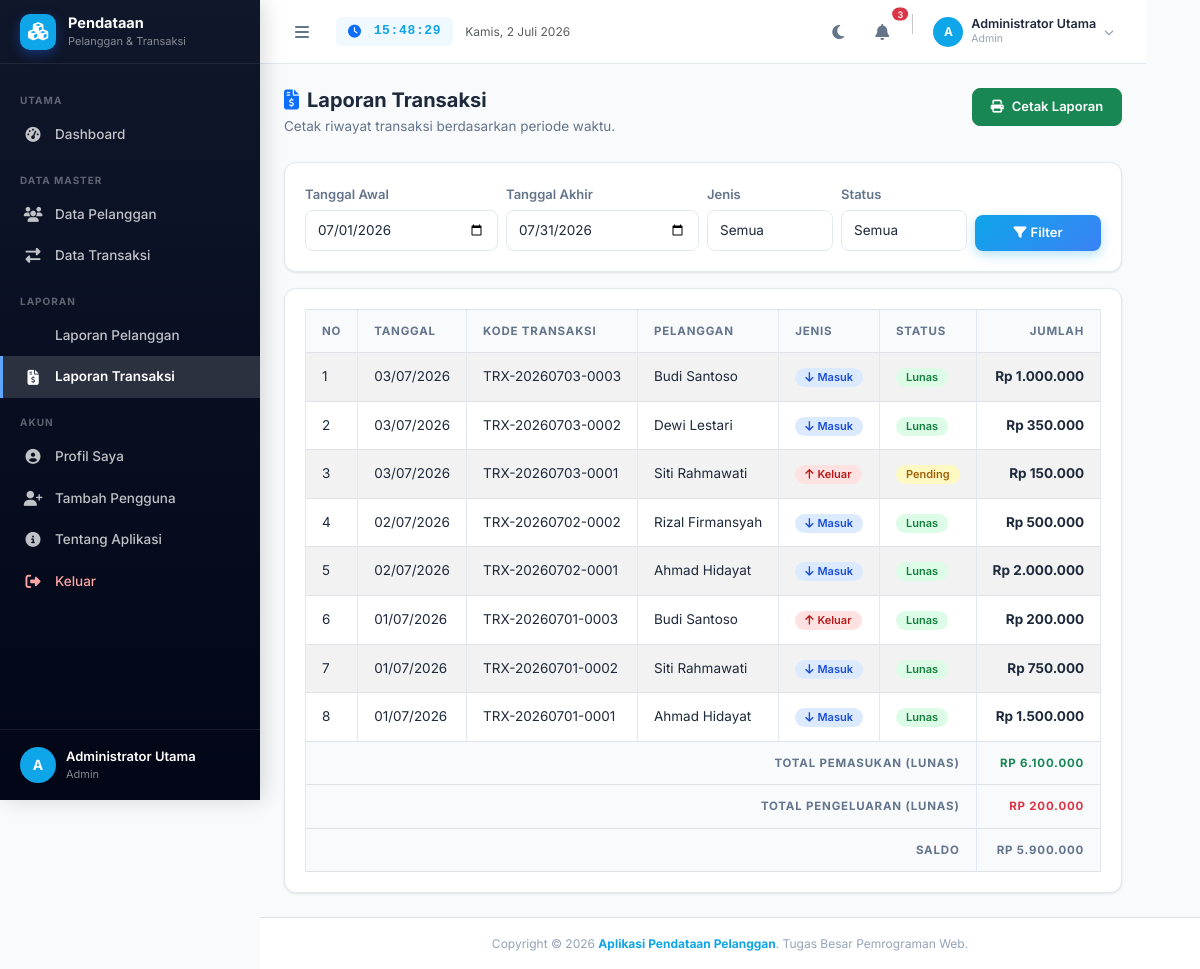
Screenshot of /laporan/transaksi.php (signed in) with the database file from the repository.
### tables this page shows
CREATE TABLE IF NOT EXISTS `transaksi` (
  `id_transaksi`   INT(11)      NOT NULL AUTO_INCREMENT,
  `kode_transaksi` VARCHAR(20)  NOT NULL,
  `id_pelanggan`   INT(11)      NOT NULL,
  `tanggal`        DATE         NOT NULL,
  `jenis_transaksi` ENUM('Pemasukan','Pengeluaran') NOT NULL,
  `jumlah`         DECIMAL(15,2) NOT NULL DEFAULT 0.00,
  `keterangan`     TEXT         DEFAULT NULL,
  `status`         ENUM('Lunas','Pending','Dibatalkan') NOT NULL DEFAULT 'Lunas',
  `created_at`     TIMESTAMP    NOT NULL DEFAULT CURRENT_TIMESTAMP,
  PRIMARY KEY (`id_transaksi`),
  UNIQUE KEY `uk_kode_transaksi` (`kode_transaksi`),
  CONSTRAINT `fk_transaksi_pelanggan`
    FOREIGN KEY (`id_pelanggan`)
    REFERENCES `pelanggan` (`id_pelanggan`)
    ON DELETE CASCADE ON UPDATE CASCADE
);

CREATE TABLE IF NOT EXISTS `pelanggan` (
  `id_pelanggan`   INT(11)      NOT NULL AUTO_INCREMENT,
  `kode_pelanggan` VARCHAR(20)  NOT NULL,
  `nama`           VARCHAR(100) NOT NULL,
  `alamat`         TEXT         NOT NULL,
  `telepon`        VARCHAR(20)  NOT NULL,
  `email`          VARCHAR(100) NOT NULL DEFAULT '',
  `jenis_kelamin`  ENUM('L','P') NOT NULL,
  `tanggal_daftar` DATE         NOT NULL,
  `status`         ENUM('Aktif','Nonaktif') NOT NULL DEFAULT 'Aktif',
  `created_at`     TIMESTAMP    NOT NULL DEFAULT CURRENT_TIMESTAMP,
  PRIMARY KEY (`id_pelanggan`),
  UNIQUE KEY `uk_kode_pelanggan` (`kode_pelanggan`)
);

### config/koneksi.php (called while the page is built, shortened)
<?php
function e(string $str): string {
    return htmlspecialchars($str, ENT_QUOTES | ENT_HTML5, 'UTF-8');
}
function rupiah(float $angka): string {
    return 'Rp ' . number_format($angka, 0, ',', '.');
}

### laporan/transaksi.php (the view, shortened to what this page needs)
<?php
require_once '../config/koneksi.php';
require_once '../includes/header.php';
$start_date = $_GET['start_date'] ?? date('Y-m-01');
$end_date   = $_GET['end_date'] ?? date('Y-m-t');
$where = ["t.tanggal BETWEEN ? AND ?"];
$params = [$start_date, $end_date];
$types = "ss";
$where_sql = 'WHERE ' . implode(' AND ', $where);
$sql_data = "SELECT t.*, p.nama AS nama_pelanggan FROM transaksi t
             JOIN pelanggan p ON t.id_pelanggan=p.id_pelanggan
             $where_sql ORDER BY t.tanggal DESC, t.id_transaksi DESC";
$stmt = mysqli_prepare($koneksi, $sql_data);
if ($types) mysqli_stmt_bind_param($stmt, $types, ...$params);
mysqli_stmt_execute($stmt);
$result = mysqli_stmt_get_result($stmt);
?>
<div class="d-flex" id="app-layout">
<?php require_once '../includes/sidebar.php'; ?>
    <div id="main-wrapper">
        <?php require_once '../includes/navbar.php'; ?>
        <main>
        <div class="content-wrapper">
            <div class="page-header d-flex flex-column flex-sm-row justify-content-between align-items-start gap-3 print-hide">
                <div>
                    <h4 class="mb-1"><i class="fas fa-file-invoice-dollar text-primary me-2"></i>Laporan Transaksi</h4>
                    <p class="mb-0">Cetak riwayat transaksi berdasarkan periode waktu.</p>
                </div>
                <button onclick="window.print()" class="btn btn-success">
                    <i class="fas fa-print me-2"></i>Cetak Laporan
                </button>
            </div>
            <div class="card mb-3 print-hide">
                <div class="card-body">
                    <form method="GET" action="transaksi.php" class="row g-2 align-items-end">
                        <div class="col-12 col-sm-6 col-md-3">
                            <label class="form-label">Tanggal Awal</label>
                            <input type="date" name="start_date" class="form-control" value="<?= e($start_date); ?>">
                        </div>
                        <div class="col-12 col-sm-6 col-md-3">
                            <label class="form-label">Tanggal Akhir</label>
                            <input type="date" name="end_date" class="form-control" value="<?= e($end_date); ?>">
                        </div>
                        <div class="col-6 col-sm-6 col-md-2">
                            <label class="form-label">Jenis</label>
                            <select name="jenis" class="form-select">
                                <option value="">Semua</option>
                            </select>
                        </div>
                        <div class="col-6 col-sm-6 col-md-2">
                            <label class="form-label">Status</label>
                            <select name="status" class="form-select">
                                <option value="">Semua</option>
                            </select>
                        </div>
                        <div class="col-12 col-md-2 d-flex gap-2">
                            <button type="submit" class="btn btn-primary w-100"><i class="fas fa-filter me-1"></i>Filter</button>
                        </div>
                    </form>
                </div>
            </div>
            <div class="card print-area">
                <div class="card-body">
                    <div class="table-responsive">
                        <table class="table table-bordered table-striped">
                            <thead>
                                <tr>
                                    <th>No</th>
                                    <th>Tanggal</th>
                                    <th>Kode Transaksi</th>
                                    <th>Pelanggan</th>
                                    <th>Jenis</th>
                                    <th>Status</th>
                                    <th class="text-end">Jumlah</th>
                                </tr>
                            </thead>
                            <tbody>
                            <?php
                            $total_pemasukan = 0;
                            $total_pengeluaran = 0;
                            if (mysqli_num_rows($result) > 0):
                                $no = 1;
                                while ($row = mysqli_fetch_assoc($result)):
                                    if ($row['jenis_transaksi'] === 'Pemasukan' && $row['status'] === 'Lunas') {
                                        $total_pemasukan += $row['jumlah'];
                                    } elseif ($row['jenis_transaksi'] === 'Pengeluaran' && $row['status'] === 'Lunas') {
                                        $total_pengeluaran += $row['jumlah'];
                                    }
                            ?>
                                <tr>
                                    <td><?= $no++; ?></td>
                                    <td><?= date('d/m/Y', strtotime($row['tanggal'])); ?></td>
                                    <td><?= e($row['kode_transaksi']); ?></td>
                                    <td><?= e($row['nama_pelanggan']); ?></td>
                                    <td>
                                        <?php if ($row['jenis_transaksi'] === 'Pemasukan'): ?>
                                            <span class="badge badge-masuk print-hide"><i class="fas fa-arrow-down me-1"></i>Masuk</span>
                                        <?php else: ?>
                                            <span class="badge badge-keluar print-hide"><i class="fas fa-arrow-up me-1"></i>Keluar</span>
                                        <?php endif; ?>
                                    </td>
                                    <td>
                                        <?php $cls = match($row['status']) {'Lunas'=>'badge-lunas','Pending'=>'badge-pending',default=>'badge-batal'}; ?>
                                        <span class="badge <?= $cls; ?> print-hide"><?= e($row['status']); ?></span>
                                    </td>
                                    <td class="text-end fw-bold"><?= rupiah($row['jumlah']); ?></td>
                                </tr>
                            <?php endwhile; else: ?>
                                <tr><td colspan="7" class="text-center py-4">Tidak ada data transaksi pada periode ini.</td></tr>
                            <?php endif; ?>
                            </tbody>
                            <tfoot>
                                <tr>
                                    <th colspan="6" class="text-end">Total Pemasukan (Lunas)</th>
                                    <th class="text-end text-success"><?= rupiah($total_pemasukan); ?></th>
                                </tr>
                                <tr>
                                    <th colspan="6" class="text-end">Total Pengeluaran (Lunas)</th>
                                    <th class="text-end text-danger"><?= rupiah($total_pengeluaran); ?></th>
                                </tr>
                                <tr>
                                    <th colspan="6" class="text-end">Saldo</th>
                                    <th class="text-end fw-bold"><?= rupiah($total_pemasukan - $total_pengeluaran); ?></th>
                                </tr>
                            </tfoot>
                        </table>
                    </div>
                </div>
            </div>
        </div>
        </main>
    </div>
</div>
<?php
require_once '../includes/footer.php';
?>

### assets/css/style.css (style rules this page uses)
:root { --primary: #0ea5e9; --primary-dark: #0284c7; --primary-light: #f0f9ff; --secondary: #64748B; --success: #10b981; --danger: #f43f5e; --warning: #f59e0b; --info: #06b6d4; --sidebar-width: 260px; --sidebar-mini: 72px; --navbar-height: 64px; --bg-body: #F8FAFC; --bg-card: #FFFFFF; --bg-sidebar: #0f172a; --bg-sidebar-dark: #020617; --bg-sidebar-hover: rgba(255,255,255,0.08); --bg-sidebar-active:rgba(255,255,255,0.14); --bg-navbar: #FFFFFF; --text-primary: #1E293B; --text-secondary: #64748B; --text-muted: #94A3B8; --text-sidebar: rgba(255,255,255,0.75); --text-sidebar-act: #FFFFFF; --border-color: #E2E8F0; --border-radius: 12px; --border-radius-sm: 8px; --shadow-sm: 0 1px 3px rgba(0,0,0,.06), 0 1px 2px rgba(0,0,0,.04); --shadow-md: 0 4px 16px rgba(0,0,0,.07), 0 2px 6px rgba(0,0,0,.05); --shadow-lg: 0 10px 30px rgba(0,0,0,.10), 0 4px 10px rgba(0,0,0,.06); --transition: all .25s cubic-bezier(.4,0,.2,1); }
*, *::before, *::after { box-sizing: border-box; margin: 0; padding: 0; }
html { scroll-behavior: smooth; }
body { font-family: 'Inter', system-ui, sans-serif; font-size: 14px; line-height: 1.6; background-color: var(--bg-body); color: var(--text-primary); transition: background-color .3s ease, color .3s ease; overflow-x: hidden; }
#main-wrapper { margin-left: var(--sidebar-width); min-height: 100vh; display: flex; flex-direction: column; transition: margin-left .25s cubic-bezier(.4,0,.2,1); }
.content-wrapper { flex: 1; padding: 24px; }
.page-header { margin-bottom: 24px; }
.page-header h4 { font-size: 20px; font-weight: 700; color: var(--text-primary); margin: 0; }
.page-header p { color: var(--text-secondary); font-size: 13.5px; margin: 4px 0 0; }
.card { background: var(--bg-card); border: 1px solid var(--border-color); border-radius: var(--border-radius); box-shadow: var(--shadow-sm); transition: transform 0.3s cubic-bezier(0.4, 0, 0.2, 1), box-shadow 0.3s cubic-bezier(0.4, 0, 0.2, 1); overflow: hidden; }
.card-body { padding: 20px; }
.table { margin: 0; color: var(--text-primary); }
.table th { background: var(--bg-body); font-size: 11.5px; font-weight: 700; text-transform: uppercase; letter-spacing: .07em; color: var(--text-secondary); border-color: var(--border-color); padding: 12px 16px; white-space: nowrap; }
.table td { padding: 13px 16px; vertical-align: middle; border-color: var(--border-color); font-size: 13.5px; color: var(--text-primary); }
.table tbody tr:last-child td { border-bottom: none; }
.form-label { font-size: 13px; font-weight: 600; color: var(--text-secondary); margin-bottom: 6px; }
.form-control, .form-select { font-size: 13.5px; border-radius: var(--border-radius-sm); border: 1.5px solid var(--border-color); background: var(--bg-card); color: var(--text-primary); padding: 9px 12px; transition: var(--transition); }
.form-control::placeholder { color: var(--text-muted); }
.btn { font-size: 13px; font-weight: 600; border-radius: var(--border-radius-sm); padding: 8px 18px; transition: var(--transition); border-width: 1.5px; }
.btn-primary { background: linear-gradient(135deg, #0ea5e9, #3b82f6); border: none; color: #fff; box-shadow: 0 4px 12px rgba(14, 165, 233, 0.3); }
.badge { font-size: 11px; font-weight: 600; padding: 4px 10px; border-radius: 99px; }
.badge-lunas { background: #DCFCE7; color: #15803D; }
.badge-pending { background: #FEF9C3; color: #A16207; }
.badge-masuk { background: #DBEAFE; color: #1D4ED8; }
.badge-keluar { background: #FEE2E2; color: #B91C1C; }

### rows the page displays
transaksi: tanggal "03/07/2026", kode_transaksi "TRX-20260703-0003", id_pelanggan.nama "Budi Santoso", jenis_transaksi "Pemasukan" (drawn), status "Lunas", jumlah "Rp 1.000.000"
transaksi: tanggal "03/07/2026", kode_transaksi "TRX-20260703-0002", id_pelanggan.nama "Dewi Lestari", jenis_transaksi "Pemasukan" (drawn), status "Lunas", jumlah "Rp 350.000"
transaksi: tanggal "03/07/2026", kode_transaksi "TRX-20260703-0001", id_pelanggan.nama "Siti Rahmawati", jenis_transaksi "Pengeluaran" (drawn), status "Pending", jumlah "Rp 150.000"
transaksi: tanggal "02/07/2026", kode_transaksi "TRX-20260702-0002", id_pelanggan.nama "Rizal Firmansyah", jenis_transaksi "Pemasukan" (drawn), status "Lunas", jumlah "Rp 500.000"
transaksi: tanggal "02/07/2026", kode_transaksi "TRX-20260702-0001", id_pelanggan.nama "Ahmad Hidayat", jenis_transaksi "Pemasukan" (drawn), status "Lunas", jumlah "Rp 2.000.000"
transaksi: tanggal "01/07/2026", kode_transaksi "TRX-20260701-0003", id_pelanggan.nama "Budi Santoso", jenis_transaksi "Pengeluaran" (drawn), status "Lunas", jumlah "Rp 200.000"
transaksi: tanggal "01/07/2026", kode_transaksi "TRX-20260701-0002", id_pelanggan.nama "Siti Rahmawati", jenis_transaksi "Pemasukan" (drawn), status "Lunas", jumlah "Rp 750.000"
transaksi: tanggal "01/07/2026", kode_transaksi "TRX-20260701-0001", id_pelanggan.nama "Ahmad Hidayat", jenis_transaksi "Pemasukan" (drawn), status "Lunas", jumlah "Rp 1.500.000"

### other values shown
$inisial "A"
$nama_user "Administrator Utama"
$role_user "Admin"
mb_substr($_SESSION['nama'] ?? 'U', 0, 1) "A"
$_SESSION['nama'] "Administrator Utama"
$_SESSION['role'] "Admin"
rupiah($total_pemasukan) "RP 6.100.000"
rupiah($total_pengeluaran) "RP 200.000"
rupiah($total_pemasukan - $total_pengeluaran) "RP 5.900.000"
